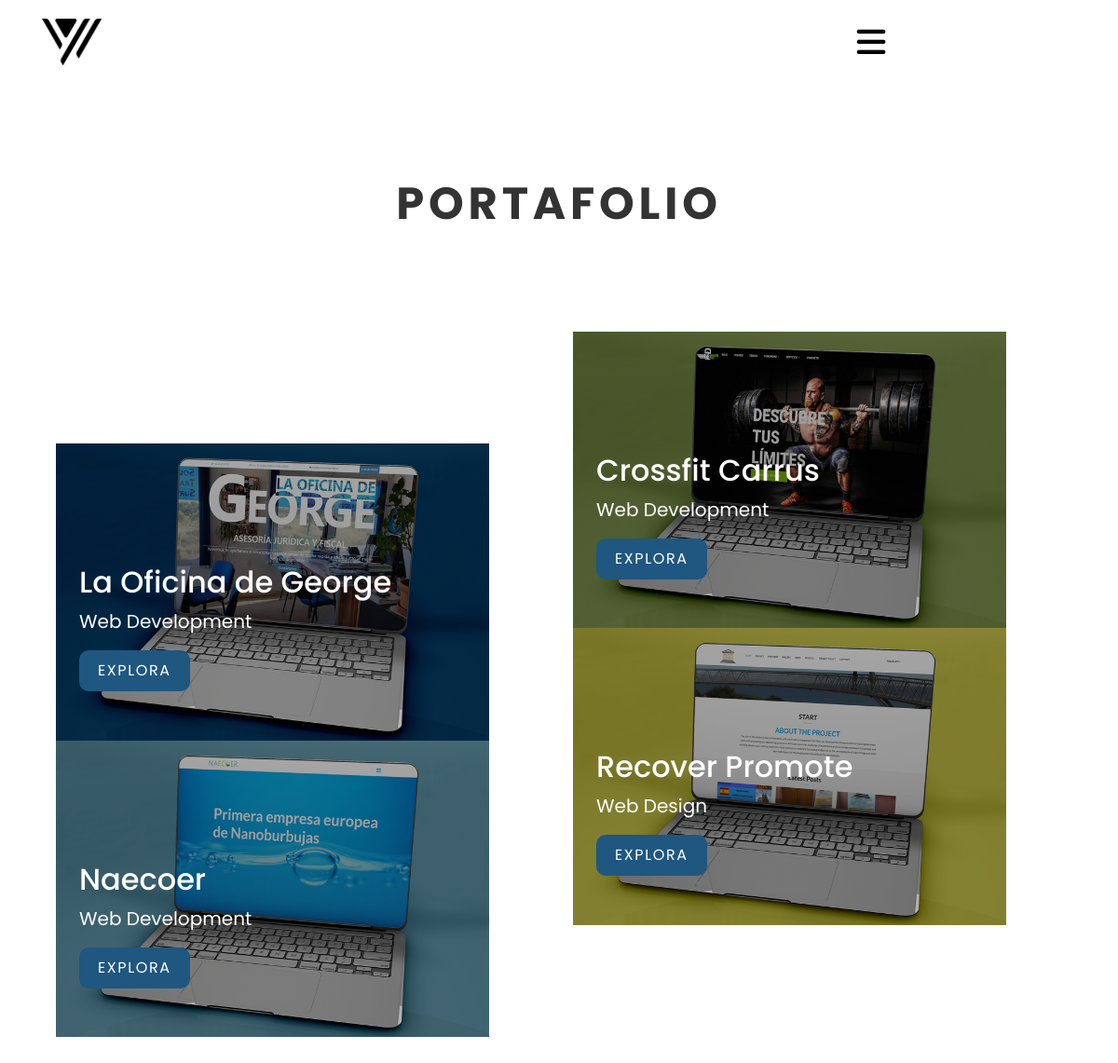
The page /portfolio/ on the database its author committed.
### portfolio/models.py (models this page shows, shortened)
class Work(models.Model):
    title = models.CharField(max_length=200,
        verbose_name="Título")
    subtitle = models.CharField(max_length=400,
        verbose_name="Subtítulo")
    image = models.ImageField(upload_to="portfolio", null=True, blank=True,
        verbose_name="Imagen")
    fecha = models.CharField(max_length=50, null=True,
        verbose_name="Fecha de creación")
    concept = models.TextField(null=True,
        verbose_name="Concepto del Proyecto")
    mockup = models.ImageField(upload_to="portfolio", null=True, blank=True,
        verbose_name="Mockup")
    development = models.TextField(null=True,
        verbose_name="Desarrollo del proyecto")
    page1 = models.ImageField(upload_to="portfolio", null=True, blank=True,
        verbose_name="Primera imagen de la web")
    page2 = models.ImageField(upload_to="portfolio", null=True, blank=True,
        verbose_name="Segunda imagen de la web")
    url = models.URLField(max_length=200, null=True,
        verbose_name="Url del sitio web")
    created = models.DateTimeField(auto_now_add=True,
        verbose_name="Fecha")
    updated = models.DateTimeField(auto_now=True,
        verbose_name="Fecha de actualización")
    odd = models.BooleanField(null=True, blank=True,
        verbose_name="Impar")
    even = models.BooleanField(null=True, blank=True,
        verbose_name="Par")
    class Meta:
        verbose_name = "trabajo"
        verbose_name_plural = "trabajos"
        ordering = ('id',)

### portfolio/views.py (the view)
# urls.py: path('portfolio/', include('portfolio.urls')),
def portfolio(request):
    works = Work.objects.all()
    return render(request, "portfolio/portfolio.html", {'work':work})

### portfolio/templatetags/works_extras.py (called while the page is built)
@register.simple_tag
def get_work_list():
    works = Work.objects.all()
    return works

### portfolio/templates/portfolio/portfolio.html (shortened to what this page needs)
{% extends 'core/layout.html' %}
{% block body %}
<section class="portf">
    <div class="portfTop">
        <h2>Portafolio</h2>
    </div>
    <div class="portfAll">
        <div class="container">
                    <div class="row col-lg-12">
                        <div class="col-lg-6"></div>
                        {% load works_extras %}
                        {% get_work_list as work_list %}
                        {% for work in work_list %}
                        {% if work.odd %}
                        <div class="col-lg-6" style="transform: translateY(0px);">
                            <div class="cubre" style="background-image: url({{work.image.url}});">
                                <div class="box-content" >
                                    <div class="texto">
                                        <h5>{{work.title}}</h5>
                                        <p>{{work.subtitle}}</p>
                                        <button type="button"><a href="{%url 'work' work.id%}">Explora</a></button>
                                    </div>
                                </div>
                            </div>
                        </div>
                        {% elif work.even %}
                        <div class="col-lg-6 transformate">
                            <div class="cubre" style="background-image: url({{work.image.url}});">
                                <div class="box-content" >
                                    <div class="texto">
                                        <h5>{{work.title}}</h5>
                                        <p>{{work.subtitle}}</p>
                                        <button type="button"><a href="{%url 'work' work.id%}">Explora</a></button>
                                    </div>
                                </div>
                            </div>
                        </div>
                        {% endif %}
                        {%endfor%}
                    </div>
                </div>
            </div>
</section>
{%endblock%}

### core/static/core/css/styles.css (style rules this page uses)
html, body { background: #ffffff; height: 100%; overflow-x: visible; position: relative; }
* { margin: 0; padding: 0; box-sizing: border-box; font-family: 'Poppins', sans-serif; }
html { scroll-behavior: smooth; }
html,body { margin:0; }

### core/static/core/css/work.css (style rules this page uses)
.portf { background-color: white; }
.portf .portfTop { padding: 100px 0px; }
.portf .portfTop h2 { text-align: center; color: #333; text-transform: uppercase; font-weight: 700; font-size: 3rem; letter-spacing: 0.1em; }
.portfAll .cubre { background-position: center center; background-size: cover; background-repeat: no-repeat; width: fit-content; }
.portfAll .box-content { background-color: rgba(0, 0, 0, 0.3); width: 540px; height: 396px; }
.portfAll .transformate { transform: translateY(-198px); }
.portfAll .box-content button { padding: 10px 20px; background-color:#1f5780; border: none; border-radius: 10px; }
.portfAll .box-content button a { color: white; letter-spacing: 0.1rem; text-transform: uppercase; text-decoration: none; }
.portfAll .box-content .texto { color: white; transform: translate(25px, 130px); }
.portfAll .box-content .texto h5 { font-size: 2rem; }
.portfAll .box-content .texto p { font-size: 1.25rem; }
@media (max-width:1200px) { .portfAll .box-content { width: 465px; height: 318.5px; } }
@media (max-width:1200px) { .portfAll .col-lg-12 { padding: 0px; margin: 0px auto; } }

### core/static/core/css/error.css (style rules this page uses)
* { box-sizing: border-box; }

### rows shown on the page
Work: image (picture), title "Crossfit Carrus", subtitle "Web Development"
Work: image (picture), title "La Oficina de George", subtitle "Web Development"
Work: image (picture), title "Recover Promote", subtitle "Web Design"
Work: image (picture), title "Naecoer", subtitle "Web Development"
